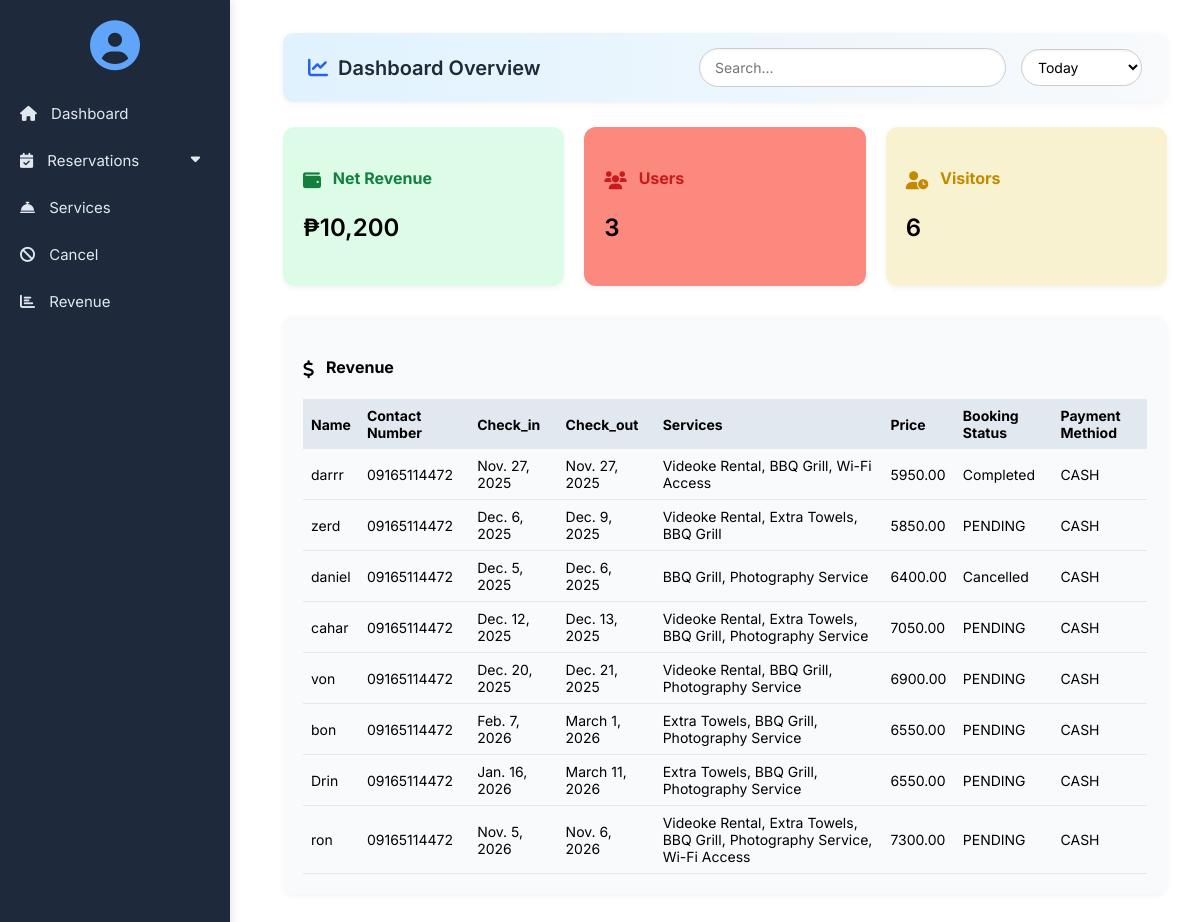
/dashboard/, run on the app's committed database.
### adminApp/models.py (models this page shows, shortened)
class Booking(models.Model):
    STATUS_CHOICES = [
        ('PENDING', 'Pending'),
        ('CHECKED_IN', 'Checked-In'),
        ('COMPLETED', 'Completed'),
        ('CANCELLED', 'Cancelled'),
        ('NO_SHOW', 'No-Show'),
    ]
    PAYMENT_METHODS = [
        ('CASH', 'Cash'),
        ('GCASH', 'GCash'),
        ('BANK', 'Bank Transfer'),
    ]
    services = models.ManyToManyField('Services', blank=True)
    fullname = models.CharField(max_length=100)
    contact = models.CharField(max_length=50)
    email = models.EmailField()
    checkIn_date = models.DateField()
    checkOut_date = models.DateField()
    number_of_guests = models.IntegerField()
    total_price = models.DecimalField(max_digits=10, decimal_places=2)
    payment_method = models.CharField(max_length=20, choices=PAYMENT_METHODS, default='CASH')
    status = models.CharField(max_length=20, choices=STATUS_CHOICES, default='PENDING')
    created_at = models.DateTimeField(auto_now_add=True)

class Services(models.Model):
    service_name = models.CharField(max_length=50)
    service_description = models.TextField(max_length=200)
    service_price = models.DecimalField(max_digits=10, decimal_places=2)

### adminApp/views.py (the view)
# urls.py: path('dashboard/', include('adminApp.urls'))
def dashboard(request):
    all_booking = Booking.objects.all()
    return render(request, 'admin_html/dashboard.html', {'bookings': all_booking})

### adminApp/templates/admin_html/dashboard.html (shortened to what this page needs)
<!DOCTYPE html>
<html lang="en">
<head>
    <link rel="stylesheet" href="https://cdnjs.cloudflare.com/ajax/libs/font-awesome/6.0.0/css/all.min.css">
</head>
<body>
    <div class="sidebar">
        <div class="sidebar-header">
            <i class="fas fa-user-circle"></i>
        </div>
        <a href="/dashboard"><i class="fas fa-home"></i> Dashboard</a>
        <a href="#" class="dropdown-btn">
            <i class="fas fa-calendar-check"></i> Reservations
            <i class="fas fa-caret-down" style="float:right;"></i>
        </a>
        <a href="services"><i class="fas fa-concierge-bell"></i> Services</a>
        <a href="canceled"><i class="fas fa-ban"></i> Cancel</a>
        <a href="revenue"><i class="fas fa-chart-bar"></i> Revenue</a>
    </div>
    <div class="div_container">
        <div class="top-bar">
            <div class="left-title">
                <i class="fas fa-chart-line"></i>
                Dashboard Overview
            </div>
            <div class="search-box">
                <input type="text" placeholder="Search...">
                <div class="filter-box">
                    <select>
                        <option value="today">Today</option>
                    </select>
                </div>
            </div>
        </div>
        <div class="dashboard-container">
            <a href="" class="dashboard-card completed-bookings">
                <h4 class="card-title"><i class="fas fa-wallet"></i> Net Revenue</h4>
                <p class="card-number">₱10,200</p>
            </a>
            <a href="" class="dashboard-card total-users">
                <h4 class="card-title"><i class="fas fa-users"></i> Users</h4>
                <p class="card-number">3</p>
            </a>
            <a href="" class="dashboard-card pending-bookings">
                <h4 class="card-title"><i class="fas fa-user-clock"></i> Visitors</h4>
                <p class="card-number">6</p>
            </a>
        </div>
        <div class="dashboard-container">
            <div class="dashboard-card table-card">
                <h4 class="card-title"><i class="fas fa-dollar-sign"></i> Revenue</h4>
                <div style="overflow-x:auto; margin-top: 10px;">
                    <table class="customTable">
                        <thead>
                            <tr>
                                <th>Name</th>
                                <th>Contact Number</th>
                                <th>Check_in</th>
                                <th>Check_out</th>
                                <th>Services</th>
                                <th>Price</th>
                                <th>Booking Status</th>
                                <th>Payment Methiod</th>
                            </tr>
                        </thead>
                        <tbody>
                            {% for booking in bookings %}
                            <tr>
                                <td>{{ booking.fullname }}</td>
                                <td>{{ booking.contact }}</td>
                                <td>{{ booking.checkIn_date }}</td>
                                <td>{{ booking.checkOut_date }}</td>
                                <td>
                                    {% for service in booking.services.all %}
                                    {{ service.service_name }}{% if not forloop.last %}, {% endif %}
                                    {% empty %}
                                    None
                                    {% endfor %}
                                </td>
                                <td>{{ booking.total_price }}</td>
                                <td>{{ booking.status }}</td>
                                <td>{{ booking.payment_method }}</td>
                            </tr>
                            {% endfor %}
                        </tbody>
                    </table>
                </div>
            </div>
        </div>
</body>
</html>

### adminApp/templates/admin_html/dashboard.html (style rules this page uses)
body { font-family: 'Inter', sans-serif; }
.div_container { padding: 25px; margin-left: 75px; }
.top-bar { display: flex; justify-content: space-between; align-items: center; padding: 15px 25px; background: linear-gradient(90deg, #e0f2fe, #f8fafc); border-radius: 10px; margin-bottom: 25px; box-shadow: 0 2px 8px rgba(0, 0, 0, 0.05); font-family: 'Inter', sans-serif; font-size: 15px; font-weight: 500; }
.left-title { font-size: 20px; font-weight: 600; color: #1f2937; display: flex; align-items: center; gap: 10px; }
.left-title i { color: #2563eb; font-size: 20px; }
.search-box { position: relative; display: flex; align-items: center; }
.search-box input[type="text"] { padding: 10px 40px 10px 15px; width: 250px; border: 1px solid #ccc; border-radius: 30px; font-size: 14px; transition: all 0.3s ease; font-family: 'Inter', sans-serif; box-shadow: inset 0 1px 3px rgba(0, 0, 0, 0.05); }
.filter-box select { margin-left: 15px; padding: 8px 12px; border-radius: 30px; border: 1px solid #ccc; background-color: #fff; font-size: 14px; font-family: 'Inter', sans-serif; box-shadow: inset 0 1px 3px rgba(0, 0, 0, 0.05); }
.dashboard-container { display: grid; grid-template-columns: repeat(auto-fit, minmax(250px, 1fr)); gap: 20px; }
.dashboard-card { padding: 20px; border-radius: 12px; box-shadow: 0 2px 6px rgba(0, 0, 0, 0.05); text-decoration: none; color: inherit; transition: transform 0.2s ease; display: block; }
.completed-bookings { background-color: #dcfce7; }
.total-users { background-color: rgb(251, 137, 125); }
.total-users h4 { color: rgb(200, 27, 27); }
.pending-bookings { background-color: rgb(249, 242, 209); }
.card-title i { margin-right: 8px; font-size: 18px; vertical-align: middle; }
.completed-bookings h4 { color: #15803d; }
.pending-bookings h4 { color: rgb(196, 137, 1); }
.card-number { font-size: 24px; font-weight: 600; }
.table-card { background-color: #f9fafb; margin-top: 30px; }
.table-card table { width: 100%; border-collapse: collapse; font-size: 14px; }
.table-card th, .table-card td { text-align: left; padding: 8px; }
.table-card thead tr { background-color: #e2e8f0; }
.table-card tbody tr { border-bottom: 1px solid #e5e7eb; }
.sidebar { position: fixed; top: 0; left: 0; width: 230px; height: 100%; background: #1e293b; color: #fff; padding-top: 20px; box-shadow: 2px 0 8px rgba(0, 0, 0, 0.1); }
.sidebar-header { text-align: center; margin-bottom: 20px; }
.sidebar-header i { font-size: 50px; color: #60a5fa; }
.sidebar a { display: block; padding: 14px 20px; font-size: 15px; color: #e2e8f0; text-decoration: none; transition: 0.2s; }
.sidebar a i { margin-right: 10px; }
.div_container { margin-left: 250px !important; }

### data on the page
Booking: fullname "darrr", contact "09165114472", checkIn_date "Nov. 27, 2025", checkOut_date "Nov. 27, 2025", total_price "5950.00", status "Completed", payment_method "CASH"
Services: service_name "Videoke Rental"
Services: service_name "BBQ Grill"
Services: service_name "Wi-Fi Access"
Booking: fullname "zerd", contact "09165114472", checkIn_date "Dec. 6, 2025", checkOut_date "Dec. 9, 2025", total_price "5850.00", status "PENDING", payment_method "CASH"
Services: service_name "Extra Towels"
Booking: fullname "daniel", contact "09165114472", checkIn_date "Dec. 5, 2025", checkOut_date "Dec. 6, 2025", total_price "6400.00", status "Cancelled", payment_method "CASH"
Services: service_name "Photography Service"
Booking: fullname "cahar", contact "09165114472", checkIn_date "Dec. 12, 2025", checkOut_date "Dec. 13, 2025", total_price "7050.00", status "PENDING", payment_method "CASH"
Booking: fullname "von", contact "09165114472", checkIn_date "Dec. 20, 2025", checkOut_date "Dec. 21, 2025", total_price "6900.00", status "PENDING", payment_method "CASH"
Booking: fullname "bon", contact "09165114472", checkIn_date "Feb. 7, 2026", checkOut_date "March 1, 2026", total_price "6550.00", status "PENDING", payment_method "CASH"
Booking: fullname "Drin", contact "09165114472", checkIn_date "Jan. 16, 2026", checkOut_date "March 11, 2026", total_price "6550.00", status "PENDING", payment_method "CASH"
Booking: fullname "ron", contact "09165114472", checkIn_date "Nov. 5, 2026", checkOut_date "Nov. 6, 2026", total_price "7300.00", status "PENDING", payment_method "CASH"
